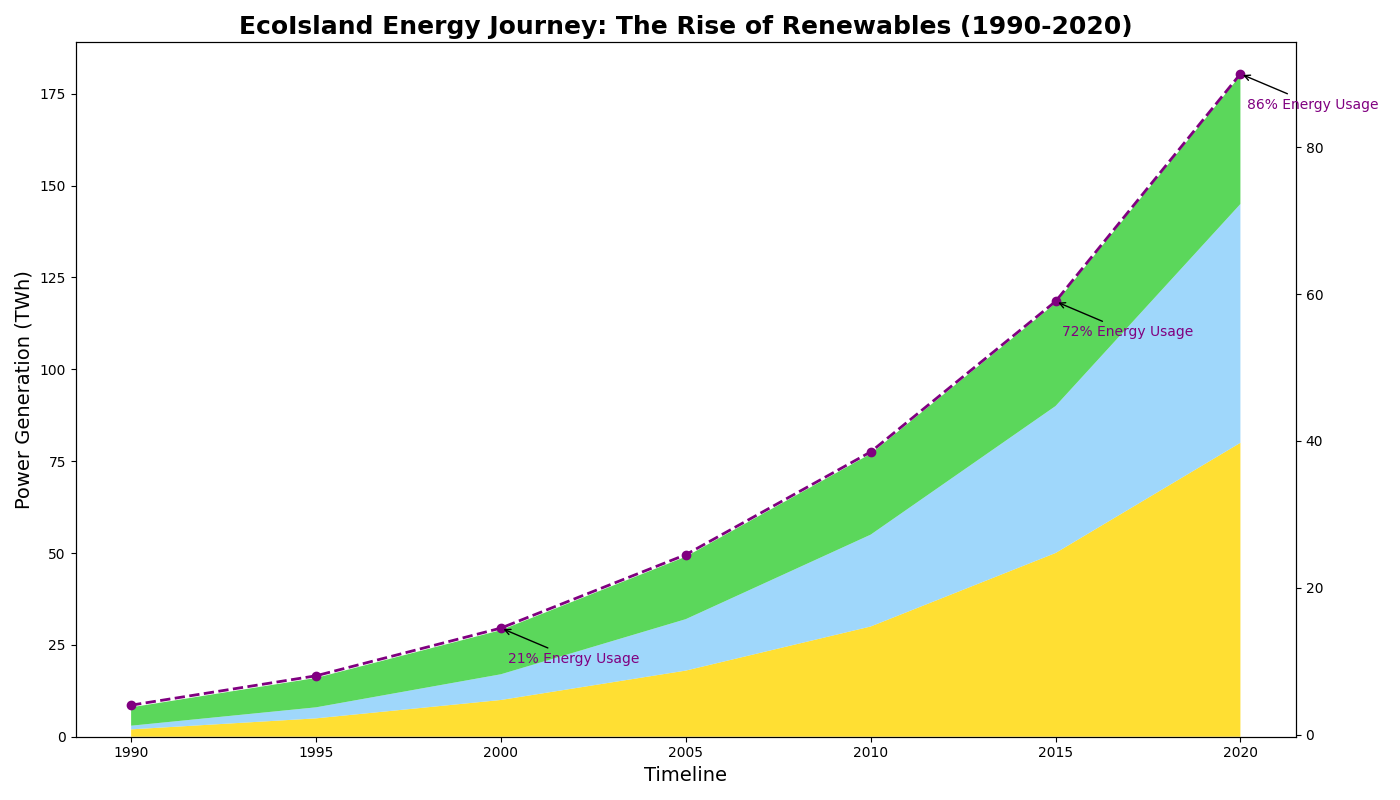

The script that drew this image:
import matplotlib.pyplot as plt
import numpy as np

years = np.arange(1990, 2022, 5)

renewable_energy_data = {
    'Sunshine': np.array([2, 5, 10, 18, 30, 50, 80]),  # Changed from 'Solar'
    'Breeze': np.array([1, 3, 7, 14, 25, 40, 65]),     # Changed from 'Wind'
    'Organic': np.array([5, 8, 12, 17, 22, 28, 35])    # Changed from 'Biomass'
}

total_renewable_energy = np.sum(list(renewable_energy_data.values()), axis=0)
total_energy_potential = 200

fig, ax1 = plt.subplots(figsize=(14, 8))
ax1.stackplot(years, renewable_energy_data.values(), colors=['#FFD700', '#87CEFA', '#32CD32'], alpha=0.8)

ax1.set_title('EcoIsland Energy Journey: The Rise of Renewables (1990-2020)', 
              fontsize=18, fontweight='bold', ha='center')  # Changed title
ax1.set_xlabel('Timeline', fontsize=14)  # Changed from 'Year'
ax1.set_ylabel('Power Generation (TWh)', fontsize=14)  # Changed from 'Energy Production (TWh)'

ax2 = ax1.twinx()
total_energy_percentage = (total_renewable_energy / total_energy_potential) * 100
ax2.plot(years, total_energy_percentage, color='purple', linestyle='--', marker='o', linewidth=2)

milestones = {
    2000: (total_energy_percentage[2], '21% Energy Usage'),  # Changed from '20% Utilization'
    2015: (total_energy_percentage[5], '72% Energy Usage'),  # Changed from '70% Utilization'
    2020: (total_energy_percentage[6], '86% Energy Usage')   # Changed from '85% Utilization'
}
for year, (percent, text) in milestones.items():
    ax2.annotate(f'{text}', xy=(year, percent), xycoords='data', 
                 xytext=(5, -25), textcoords='offset points',
                 arrowprops=dict(facecolor='black', arrowstyle='->'), 
                 fontsize=10, color='purple')

plt.tight_layout()
plt.show()
